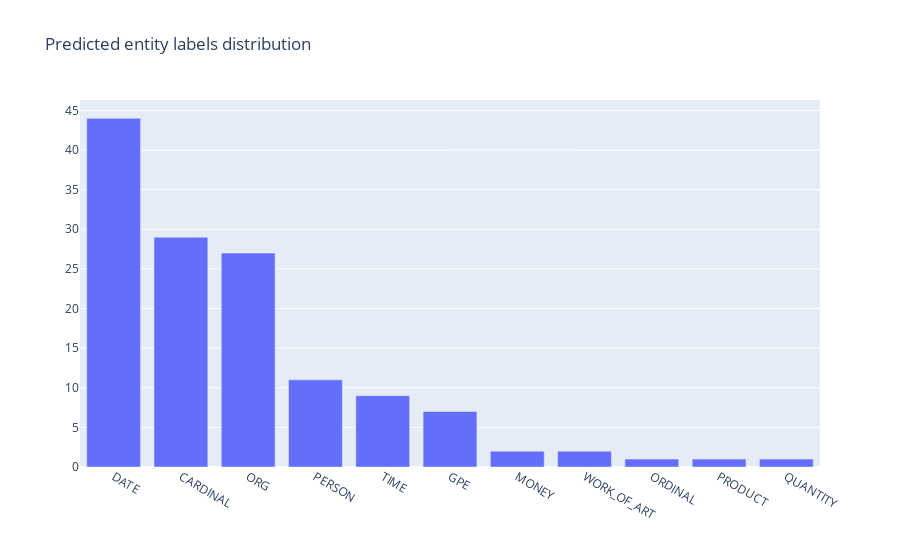

The code cell stored with this chart in its notebook:
### Code cell
from argilla.metrics.token_classification import entity_labels

entity_labels(name="spacy_sm_wnut17").visualize()

### Figure 1 — Plotly figure (JSON) as saved in the notebook; plotly's stock layout.template omitted (floating-point values rounded to 4 significant figures)
{"data": [{"type": "bar", "x": ["DATE", "CARDINAL", "ORG", "PERSON", "TIME", "GPE", "MONEY", "WORK_OF_ART", "ORDINAL", "PRODUCT", "QUANTITY"], "y": [44, 29, 27, 11, 9, 7, 2, 2, 1, 1, 1]}], "layout": {"autosize": true, "title": {"text": "Predicted entity labels distribution"}, "xaxis": {"autorange": true, "range": [-0.5, 10.5], "title": {"text": ""}, "type": "category"}, "yaxis": {"autorange": true, "range": [0, 46.32], "title": {"text": ""}, "type": "linear"}}}
